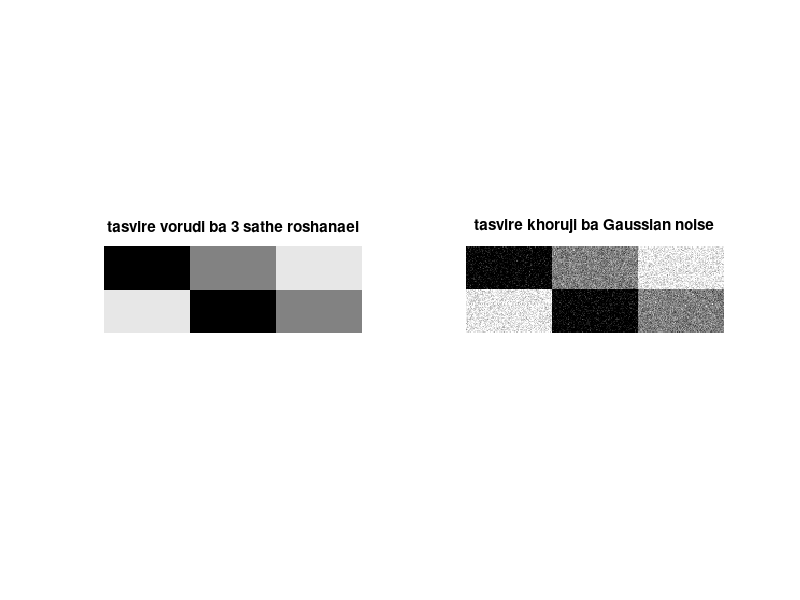
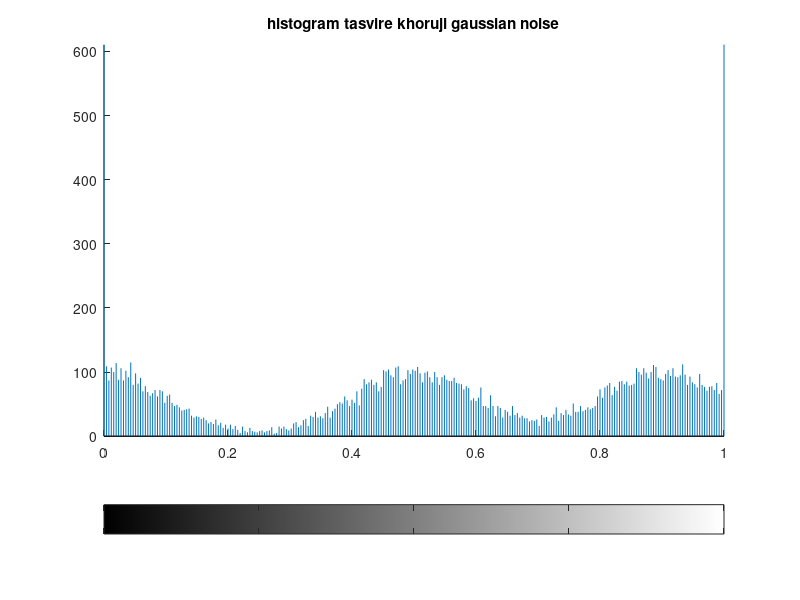

Here is the MATLAB script that generated these plots, in order:
%%in barnamei baraye tolide GAUSSIAN NOISE ast,BARAYE
%EJRAYE BARNAME HAME BARNAME RA ENTEKHAB KARDE(Ctrl+A & Ctrl+C)VA DAR Command
%Window MATLAB PASTE KONID. 
clc;
clear all;
close all;
%tolide tasvir 
a=[0 0 0 0;0 0 0 0];
b=[0.5 0.5 0.5 0.5;0.5 0.5 0.5 0.5];
c=[0.9 0.9 0.9 0.9;0.9 0.9 0.9 0.9];
aa=repmat(a,20,20);
bb=repmat(b,20,20);
cc=repmat(c,20,20);
Img=[aa bb cc;cc aa bb];
%gaussian noise
Mean= 0;
Var = 0.01;
Img = im2double(Img);
Img_out = Img + sqrt(Var)*randn(size(Img)) + Mean;

figure(1);
subplot(1,2,1);imshow(Img);title('tasvire vorudi ba 3 sathe roshanaei');
subplot(1,2,2);imshow(Img_out);title('tasvire khoruji ba Gaussian noise');
figure(2);
imhist(Img_out);title('histogram tasvire khoruji gaussian noise');

